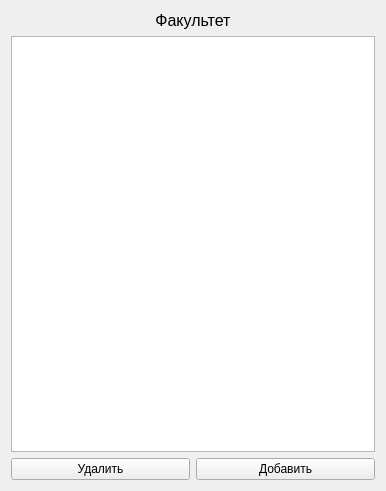
<?xml version="1.0" encoding="UTF-8"?>
<ui version="4.0">
 <class>FormFaculty</class>
 <widget class="QWidget" name="FormFaculty">
  <property name="geometry">
   <rect>
    <x>0</x>
    <y>0</y>
    <width>386</width>
    <height>491</height>
   </rect>
  </property>
  <property name="windowTitle">
   <string>Form</string>
  </property>
  <layout class="QGridLayout" name="gridLayout_2">
   <item row="0" column="0">
    <widget class="QLabel" name="label">
     <property name="font">
      <font>
       <pointsize>12</pointsize>
      </font>
     </property>
     <property name="text">
      <string>Факультет</string>
     </property>
     <property name="alignment">
      <set>Qt::AlignCenter</set>
     </property>
    </widget>
   </item>
   <item row="1" column="0">
    <layout class="QVBoxLayout" name="verticalLayout">
     <item>
      <widget class="QTableView" name="tableView"/>
     </item>
    </layout>
   </item>
   <item row="2" column="0">
    <layout class="QGridLayout" name="gridLayout">
     <item row="0" column="0">
      <widget class="QPushButton" name="pushButton">
       <property name="text">
        <string>Удалить</string>
       </property>
      </widget>
     </item>
     <item row="0" column="1">
      <widget class="QPushButton" name="pushButton_2">
       <property name="text">
        <string>Добавить</string>
       </property>
      </widget>
     </item>
    </layout>
   </item>
  </layout>
 </widget>
 <resources/>
 <connections/>
</ui>
